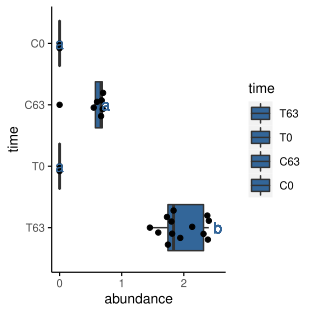

Here is the R script that generated this plot:
#!/usr/bin/env Rscript



data = "text_upload_file/d12b60fd-6d77-45e9-bce0-bfe4a663385a.txt"
melted = TRUE
xvariable = "time"
yvariable = "abundance"
legend_variable = "NULL"
xtics_angle = 0
legend_variable_order = "NULL"
legend_variable_cut = "NULL"
xvariable_order = "T63,T0,C63,C0"
xvariable_cut = "NULL"
y_add = 1
ylim = "NULL"
yaxis_scale_mode = "log10"
notch = FALSE
outlier = FALSE
out_scale = 1.05
legend.position = "right"
manual_color_vector = "#336699"
violin = FALSE
violin_nb = FALSE
scale_violin = "width"
ID_var = ""
jitter = FALSE
jitter_bp = TRUE
dotplot = FALSE
dotplot_bp = FALSE
group_variable_for_line = "NULL"
group_variable_order_for_line = "NULL"
coordinate_flip = TRUE
facet_variable = "NULL"
facet_variable_order = "NULL"
x_label = "NULL"
y_label = "NULL"
title = "NULL"
facet_nrow = NULL
facet_ncol = NULL
facet_scales = "fixed"
facet_singlecell_style = FALSE
gene = "NULL"
metadata = "NULL"
filename = "NULL"
statistics = TRUE
statistical_threshold_for_letters = 0.05
width = 8
height = 8
debug = FALSE
outputprefix = "user/_visitors/result_output/boxplot2023-01-05_09:09:19/3fa93a2e-6730-4071-941f-19dbca414309"
outputpictype = "pdf"

if (data == "") {
  script = sub(".*=", "", commandArgs()[4])
  #print(script)
  system(paste(script, "-h"))
  stop("At least -f is required!")
}


# For all users
# devtools::install_github("Tong-Chen/ImageGP")
# For chinese users
# devtools::install_git("https://gitee.com/ct5869/ImageGP.git")
library(ImageGP)
library(ggplot2)
library(reshape2)
library(scales)
library(ggbeeswarm)
library(multcompView)
library(dplyr)
library(htmlwidgets)
library(plotly)
if (outputprefix == "") {
  outputprefix = data
}

filename = paste0(outputprefix,  ".boxplot.", outputpictype)

legend_variable_order = sp_string2vector(legend_variable_order)
group_variable_order_for_line = sp_string2vector(group_variable_order_for_line)
legend_variable_cut = sp_string2vector(legend_variable_cut)
xvariable_order = sp_string2vector(xvariable_order)
xvariable_cut = sp_string2vector(xvariable_cut)
ID_var= sp_string2vector(ID_var)
facet_variable_order = sp_string2vector(facet_variable_order)
manual_color_vector = sp_string2vector(manual_color_vector)
if (!sp.is.null(ylim)){
  ylim = as.numeric(sp_string2vector(ylim))
}
if (grepl(",",legend.position)) {
	  legend.position = as.numeric(sp_string2vector(legend.position))
}

saveppt = FALSE
savehtml = FALSE
cat(sp_current_time(), "Starting...\n")

sp_boxplot(
  data = data,
  melted = melted,
  xvariable = xvariable,
  yvariable = yvariable,
  legend_variable = legend_variable,
  statistics = statistics,
  statistical_threshold_for_letters = statistical_threshold_for_letters,
  xtics_angle = xtics_angle,
  legend_variable_order = legend_variable_order,
  legend_variable_cut = legend_variable_cut,
  xvariable_order = xvariable_order,
  xvariable_cut = xvariable_cut,
  y_add = y_add,
  yaxis_scale_mode = yaxis_scale_mode,
  notch = notch,
  par = par,
  outlier = outlier,
  out_scale = out_scale,
  legend.position = legend.position,
  manual_color_vector = manual_color_vector,
  violin = violin,
  violin_nb = violin_nb,
  scale_violin = scale_violin,
  ID_var = ID_var,
  jitter = jitter,
  jitter_bp = jitter_bp,
  dotplot = dotplot,
  dotplot_bp = dotplot_bp,
  group_variable_for_line = group_variable_for_line,
  group_variable_order_for_line = group_variable_order_for_line,
  colormodel = colormodel,
  coordinate_flip = coordinate_flip,
  facet_variable = facet_variable,
  facet_variable_order = facet_variable_order,
  facet_singlecell_style = facet_singlecell_style,
  x_label = x_label,
  y_label = y_label,
  title = title,
  ylim = ylim,
  facet_nrow = facet_nrow,
  facet_ncol = facet_ncol,
  facet_scales = facet_scales,
  metadata = metadata,
  filename = filename,
  width = width,
  height = height,
  saveppt = saveppt,
  savehtml = savehtml
)
cat(sp_current_time(), "Success.\n")
